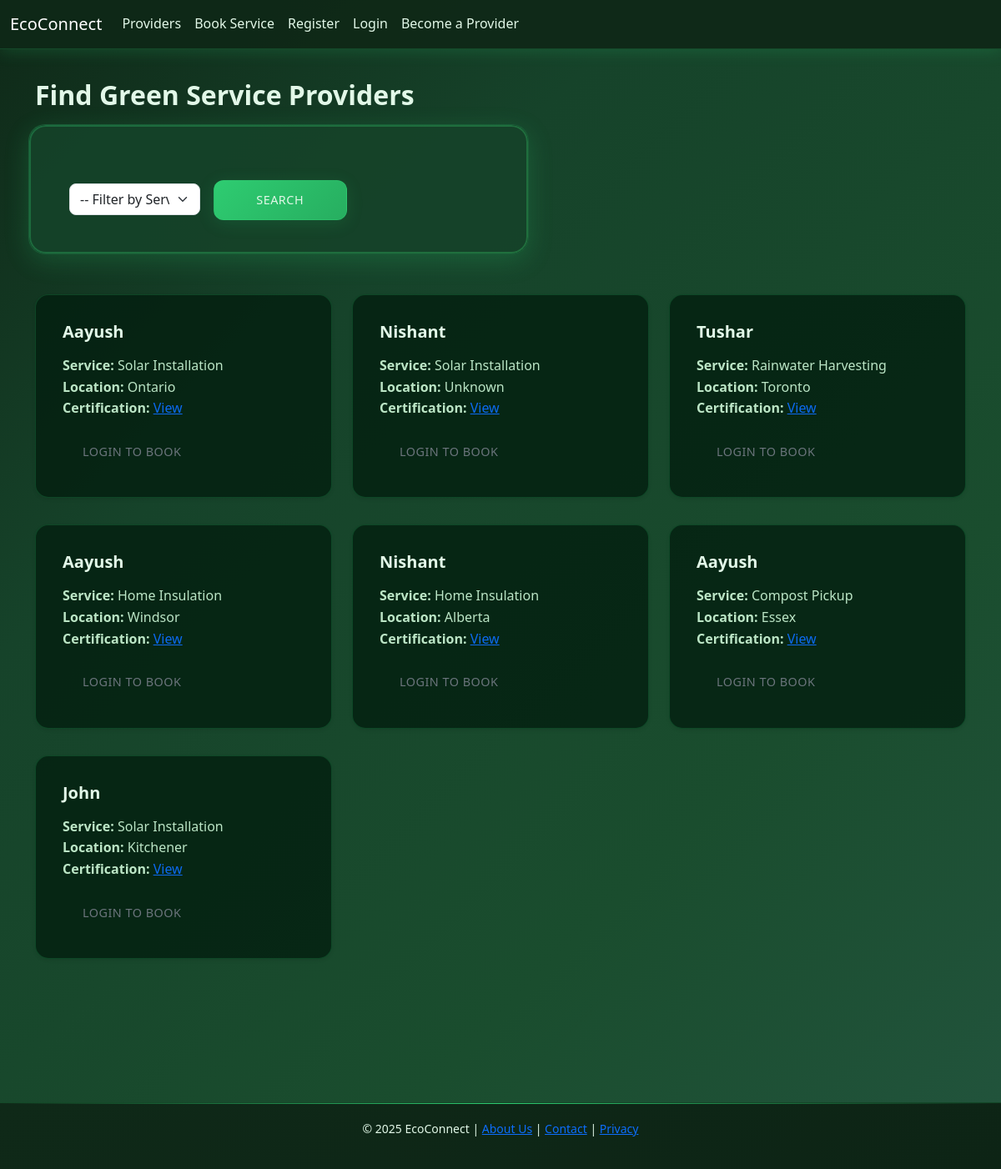
Page /providers/ on the earlier database version.
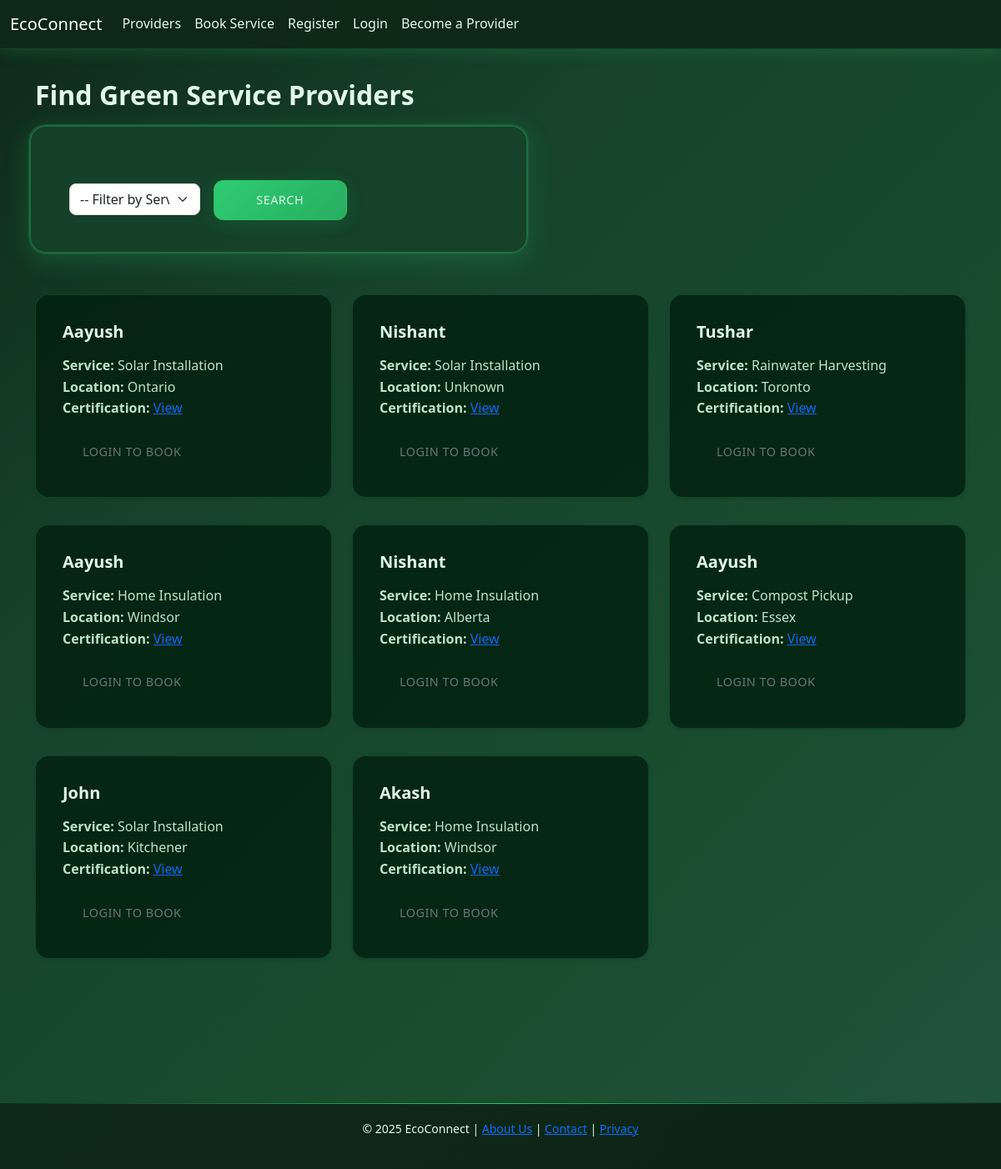
Same page on the later database version.
### services/models.py (models this page shows, shortened)
class ServiceProvider(models.Model):
    SERVICE_TYPES = [
        ('solar', 'Solar Installation'),
        ('insulation', 'Home Insulation'),
        ('compost', 'Compost Pickup'),
        ('rainwater', 'Rainwater Harvesting'),
    ]
    user = models.ForeignKey(User, on_delete=models.CASCADE)
    name = models.CharField(max_length=100)
    service_type = models.CharField(max_length=50, choices=SERVICE_TYPES)
    location = models.CharField(max_length=100)
    certification = models.FileField(upload_to='certifications/', null=True, blank=True)

### services/views.py (the view)
# urls.py: path('providers/', views.ProviderListView.as_view(), name='providers'),
class ProviderListView(ListView):
    model = ServiceProvider
    template_name = 'services/provider_list.html'
    context_object_name = 'providers'
    def get_queryset(self):
        query = self.request.GET.get('q')
        if query:
            return ServiceProvider.objects.filter(service_type=query)
        return ServiceProvider.objects.all()

### services/templates/services/provider_list.html (shortened to what this page needs)
{% extends 'services/base.html' %}
{% block content %}
<h2 class="mb-4">Find Green Service Providers</h2>
<form method="get" class="row g-3 mb-5">
    <div class="col-md-4">
        <select name="q" class="form-select">
            <option value="">-- Filter by Service Type --</option>
        </select>
    </div>
    <div class="col-auto">
        <button type="submit" class="btn btn-success">Search</button>
    </div>
</form>
<div class="row">
    {% for provider in providers %}
        <div class="col-md-4 mb-4">
            <div class="card shadow-sm h-100">
                <div class="card-body">
                    <h5 class="card-title">{{ provider.name }}</h5>
                    <p class="card-text">
                        <strong>Service:</strong> {{ provider.get_service_type_display }}<br>
                        <strong>Location:</strong> {{ provider.location }}<br>
                        <strong>Certification:</strong>
                        {% if provider.certification %}
                            <a href="{{ provider.certification.url }}" target="_blank">View</a>
                        {% else %}
                            Not uploaded
                        {% endif %}
                    </p>
                    {% if user.is_authenticated %}
                        <a href="{% url 'book_service' %}" class="btn btn-outline-primary btn-sm">Book Now</a>
                    {% else %}
                        <a href="{% url 'login' %}" class="btn btn-outline-secondary btn-sm">Login to Book</a>
                    {% endif %}
                </div>
            </div>
        </div>
    {% empty %}
        <p>No providers found.</p>
    {% endfor %}
</div>
{% endblock %}

Differences in the rows shown:
added ServiceProvider: name "Akash", service_type "Home Insulation", location "Windsor"
